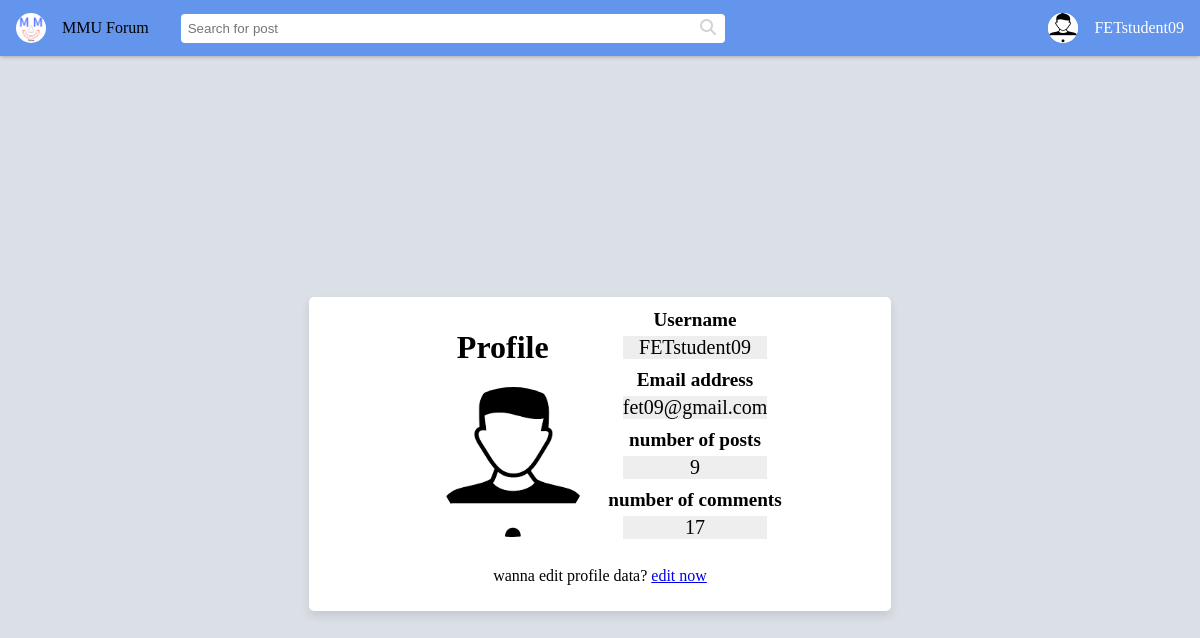
/profile.php (signed in), run on the app's committed database.
### tables this page shows
CREATE TABLE `user` (
  `user_id` int(6) UNSIGNED NOT NULL,
  `username` varchar(255) NOT NULL,
  `email` varchar(255) NOT NULL,
  `user_pass` varchar(255) NOT NULL,
  `profile_pic_name` varchar(255) DEFAULT 'default.png',
  `number_of_posts` int(6) UNSIGNED DEFAULT 0,
  `number_of_comments` int(6) UNSIGNED DEFAULT 0
);

### includes/session.php (called while the page is built, shortened)
<?php
	include 'includes/conn.php';
	if(isset($_SESSION['user'])) {
		try{
			$stmt = $conn->prepare("SELECT * FROM user WHERE user_id= ?");
			$stmt->bind_param("i", $_SESSION['user']);
			$stmt->execute();
			$user = $stmt->get_result()->fetch_assoc();
		}
		catch(PDOException $e){
			echo "There is some problem in connection: " . $e->getMessage();
		}
	}
?>

### includes/redirect.php (called while the page is built, shortened)
<?php
    include 'includes/session.php';
?>

### profile.php (the view, shortened to what this page needs)
<!DOCTYPE html>
<html lang="en">
<head>
    <link rel="stylesheet" href="css/style.css">
    <link rel="stylesheet" href="css/profile.css">
    <link rel="stylesheet" href="css/header.css" />
</head>
<body class="profile-body">
<?php
	include 'includes/redirect.php';
	include 'components/header.php';
?>
<div class="wrapper">
        <div class="profile">
        <div class="profile-image">
            <h1>Profile</h1>
	    <img src="images/<?php echo $user['profile_pic_name']; ?>" class="rounded-profile-image" style="width:150px; object-fit:cover">
        </div>
            <div class="profile-description">
                <div class="box">
                    <p class="label" style="font-size: 1.2em;">Username</p>
                    <p class="profile-data"><?php echo $user['username']; ?></p>
                </div>
                <div class="box">
                <p class="label" style="font-size: 1.2em;">Email address</p>
                    <p class="profile-data"><?php echo $user['email']; ?></p>
                </div>
                <div class="box">
                    <p class="label" style="font-size: 1.2em;">number of posts</p>
                    <p class="profile-data"><?php echo $user['number_of_posts']; ?></p>
                </div>
                <div class="box">
                    <p class="label" style="font-size: 1.2em;">number of comments</p>
                    <p class="profile-data"><?php echo $user['number_of_comments']; ?></p>
                </div>
            </div>
            <p>wanna edit profile data? <a href="edit-profile.php">edit now</a></p>
        </div>
    </div>
</body>
</html>

### components/header.php (shortened to what this page needs)
<!DOCTYPE html>
<html>
<?php
    if (isset($user)) {
        $user_data = array($user['user_id'], $user['username'], "images/".$user['profile_pic_name']);
    } else {
        $user_data = array("-1", "Guest");
    }
?>
<head>
    <link rel="stylesheet" href="css/header.css" />
</head>
<body>
    <div class="header-div"></div>
    <header class="primary-background">
        <a id="header-title" href="home.php">
            <img id="header-image" src="../images/MMU.png" height="30px" />
            MMU Forum
        </a>
        <form id="header-search-bar-form" class="search-bar" action="post-list.php">
            <input id="header-search-bar" class="search-input" type="text" name="search" placeholder="Search for post"/>
            <a onclick="document.getElementById('header-search-bar-form').submit();"><span class="fas fa-search search-icon"></span></a>
        </form>
        <?php
            if (isset($user) && $user_data[2]) {
                echo '<a class="header-user" href="edit-profile.php"><img src="'. $user_data[2] .'" class="header-user" /></a>';
            } else {
                echo '<a class="header-user" href="edit-profile.php"><span class="fas fa-user header-user-icon"></span></a>';
            }
        ?>
        <div class="header-user-name"><?php echo $user_data[1]; ?></div>
    </header>
</body>
</html>

### css/style.css (style rules this page uses)
html,body { overflow: hidden }
.wrapper { padding: 30px; min-height: 90vh; display: flex; align-items: center; justify-content: center; }
.wrapper h1 { display: block; }
.wrapper .profile-image img { height: 150px; width: 150px; border-radius: 50%; object-fit: cover; margin-left: 20px; margin-bottom: 10px; }

### css/profile.css (style rules this page uses)
html,body { overflow: hidden }
.profile-body { background-color: #dae0e6; }
.profile { width: 50%; display: flex; align-items: center; justify-content: center; flex-wrap: wrap; padding: 10px; border-radius: 5px; box-shadow: 0 5px 10px rgba(0, 0, 0, 0.1); background: #fff; text-align: center; }
.wrapper .profile-image { margin-right: 20px; }
.wrapper .profile-image img { height: 150px; width: 150px; border-radius: 50%; object-fit: cover; margin-left: 20px; margin-bottom: 10px; }
.wrapper .profile-data { font-size: 20px; margin: 10px 15px; background: #eee; border:none; margin-top: 5px; }
.wrapper .label { font-size: 1em; font-weight: 600; margin: 0; }
.profile-description { display: flex; flex-flow: column; flex-wrap: wrap; }

### css/header.css (style rules this page uses)
.header-div { height: var(--header-height); }
header { background-color: cornflowerblue; height: 1.5em; display: flex; align-items: center; padding: 1em; box-shadow: 0px 0.1px 5px gray; position: fixed; left: 0; right: 0; top: 0; z-index: 10; }
#header-title { text-decoration: none; color: black; display: flex; align-items: center; }
#header-image { border-radius: 20px; }
.search-bar { display: flex; align-items: center; flex: auto; border-radius: 4px; max-width: 50em; background-color: white; padding: 2px; }
.search-input { border: 0; display: flex; flex: auto; padding: 5px; }
.search-icon { color: lightgray; margin-left: 7px; margin-right: 7px; }
.header-user, .header-menu { border-radius: 15px; width: 30px; height: 30px; align-items: center; justify-content: center; display: flex; cursor: pointer; }
.header-user { background-color: white; }
.header-user-name, .header-menu { color: white; }

### css/theme.css (style rules this page uses)
:root { --primary-color: cornflowerblue; --bookmark-color: rgb(101, 208, 101); --header-height: 56px; --sidebar-width: 10em; --sidebar-min-width: 600px; --right-width: 20em; --right-min-width: 850px; }

### data on the page
user: username "FETstudent09", profile_pic_name (placeholder picture), email "fet09@gmail.com", number_of_posts "9", number_of_comments "17"
